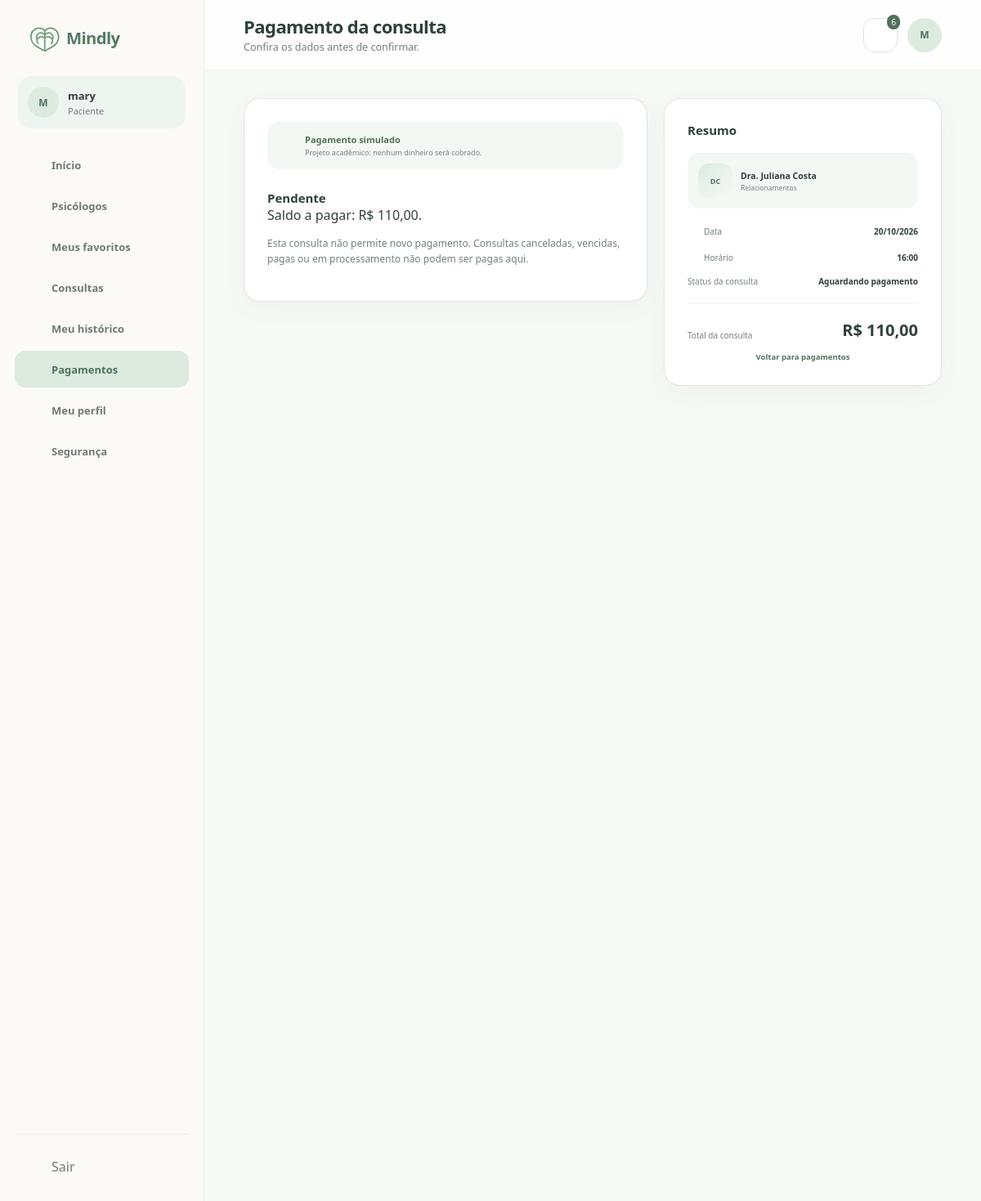
Before: /view/pagamentoConsulta.php?consulta_id=63 (signed in) with the older database file.
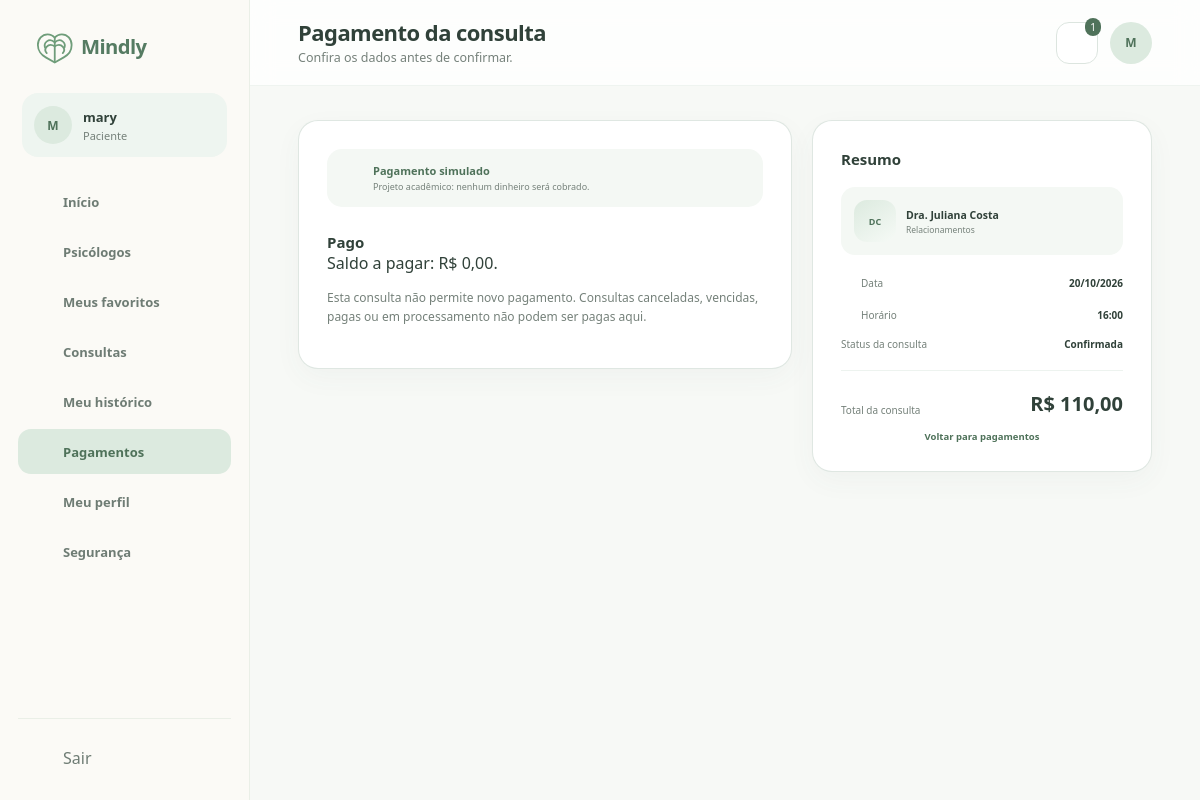
After: the same page with the newer database file.
### tables this page shows
CREATE TABLE `consultas` (
  `id` bigint(20) UNSIGNED NOT NULL,
  `horario_id` bigint(20) UNSIGNED NOT NULL,
  `psicologo_id` bigint(20) UNSIGNED NOT NULL,
  `paciente_id` bigint(20) UNSIGNED NOT NULL,
  `consulta_origem_id` bigint(20) UNSIGNED DEFAULT NULL,
  `valor` decimal(10,2) NOT NULL,
  `modalidade` enum('online') NOT NULL DEFAULT 'online',
  `status` enum('aguardando_pagamento','confirmada','em_andamento','concluida','cancelada','nao_compareceu') NOT NULL DEFAULT 'aguardando_pagamento',
  `motivo_cancelamento` varchar(500) DEFAULT NULL,
  `cancelada_em` datetime DEFAULT NULL,
  `iniciada_em` datetime DEFAULT NULL,
  `encerrada_em` datetime DEFAULT NULL,
  `criado_em` timestamp NOT NULL DEFAULT current_timestamp(),
  `atualizado_em` timestamp NOT NULL DEFAULT current_timestamp() ON UPDATE current_timestamp(),
  `horario_ocupado_id` bigint(20) UNSIGNED GENERATED ALWAYS AS (case when `status` = 'cancelada' then NULL else `horario_id` end) STORED
);

CREATE TABLE `psicologos` (
  `usuario_id` bigint(20) UNSIGNED NOT NULL,
  `crp` varchar(24) NOT NULL,
  `nome_profissional` varchar(150) DEFAULT NULL,
  `area_atuacao` varchar(150) DEFAULT NULL,
  `biografia` text DEFAULT NULL,
  `abordagem` text DEFAULT NULL,
  `valor_consulta` decimal(10,2) NOT NULL DEFAULT 0.00,
  `duracao_padrao_minutos` smallint(5) UNSIGNED NOT NULL DEFAULT 50,
  `status_verificacao` enum('pendente','aprovado','rejeitado') NOT NULL DEFAULT 'pendente',
  `verificado_em` datetime DEFAULT NULL,
  `criado_em` timestamp NOT NULL DEFAULT current_timestamp(),
  `atualizado_em` timestamp NOT NULL DEFAULT current_timestamp() ON UPDATE current_timestamp()
);

CREATE TABLE `horarios_agenda` (
  `id` bigint(20) UNSIGNED NOT NULL,
  `psicologo_id` bigint(20) UNSIGNED NOT NULL,
  `inicio_em` datetime NOT NULL,
  `fim_em` datetime NOT NULL,
  `status` enum('livre','reservado','bloqueado') NOT NULL DEFAULT 'livre',
  `criado_em` timestamp NOT NULL DEFAULT current_timestamp(),
  `atualizado_em` timestamp NOT NULL DEFAULT current_timestamp() ON UPDATE current_timestamp()
);

### view/componentes/componentes.php (the view, shortened to what the changed rows need)
<?php
function icon($name, $class = '')
{
    $svg = $icons[$name] ?? $icons['home'];
    return '<svg class="icone ' . $class . '" viewBox="0 0 24 24" aria-hidden="true">' . $svg . '</svg>';
}
function navItems($perfil)
{
    if ($perfil === 'paciente')
        return [
            ['dashboardPaciente.php', 'home', 'Início', 'inicio'],
            ['buscarPsicologos.php', 'search', 'Psicólogos', 'psicologos'],
            ['meusFavoritos.php', 'heart', 'Meus favoritos', 'favoritos'],
            ['minhasConsultas.php', 'calendar', 'Consultas', 'consultas'],
            ['prontuarioPaciente.php', 'file', 'Meu histórico', 'historico'],
            ['pagamentosPaciente.php', 'wallet', 'Pagamentos', 'pagamentos'],
            ['perfilPaciente.php', 'user', 'Meu perfil', 'perfil'],
            ['alterarSenha.php', 'lock', 'Segurança', 'seguranca'],
        ];
    return [
        ['dashboardAdmin.php', 'home', 'Visão geral', 'inicio'],
        ['usuariosAdmin.php', 'users', 'Usuários', 'usuarios'],
        ['atendimentosAdmin.php', 'video', 'Atendimentos', 'atendimentos'],
        ['relatoriosAdmin.php', 'chart', 'Relatórios', 'relatorios'],
    ];
}
function abrirLayout($perfil, $ativo, $titulo, $subtitulo, $nome)
{
    global $currentUser, $d;
    $iniciais = e(mb_strtoupper(mb_substr($currentUser['nome'], 0, 1)));
    echo '<div class="app">';
    foreach (navItems($perfil) as $item) {
        [$href, $ico, $label, $key] = $item;
        $classe = $key === $ativo ? 'item-menu ativo' : 'item-menu';
        echo '<a class="' . $classe . '" href="' . $href . '">' . icon($ico) . '<span>' . $label . '</span></a>';
    }
    echo '<main class="area-app">';
    echo '<header class="topbar"><div class="titulo-topbar"><h1>' . $titulo . '</h1><p>' . $subtitulo . '</p></div><div class="acoes-topbar"><details class="notificacoes"><summary class="botao-icone" aria-label="Notificações">' . icon('bell');
    if (!empty($d['notificacoes']))
        echo '<span class="contador-notificacoes">' . count($d['notificacoes']) . '</span>';
    echo '</summary><div class="painel-notificacoes"><h2>Notificações</h2>';
    echo '</div></details><span class="avatar">' . $iniciais . '</span></div></header>';
    echo '<section class="conteudo-app">';
}
function fecharLayout()
{
    echo '</section></main></div>';
}
?>

### view/pagamentoConsulta.php (shortened to what the changed rows need)
<?php require_once __DIR__ . '/../controller/Auth.php';
$currentUser = requireRole('paciente'); ?>
<?php require_once __DIR__ . '/../controller/DadosController.php';
$d = loadPageData(basename(__FILE__), $currentUser);
require_once __DIR__ . '/componentes/componentes.php';
require_once __DIR__ . '/componentes/dados.php'; ?>
<!DOCTYPE html>
<html lang="pt-BR">
<head>
    <link rel="stylesheet" href="../css/componentes.css">
    <link rel="stylesheet" href="../css/pagamentoConsulta.css">
</head>
<body>
    <?php abrirLayout('paciente', 'pagamentos', 'Pagamento da consulta', 'Confira os dados antes de confirmar.', $currentUser['nome']); ?>
    <?php $c = $d['consulta']; ?>
    <div class="checkout-grid">
        <section class="cartao pagamento-form">
            <div class="seguranca-topo"><?= icon('shield') ?>
                <div><strong>Pagamento simulado</strong><span>Projeto acadêmico: nenhum dinheiro será cobrado.</span></div>
            </div>
            <?php if ($c): ?>
                <h2><?= e($d['financeiro']['status']) ?></h2>
                <p>Saldo a pagar: <?= money($d['financeiro']['saldo']) ?>.</p>
                <?php if ($d['financeiro']['pode_pagar']): ?>
                    <form method="post" action="../processamento/paciente.php" class="form-operacao">
                        <?php operationFields('pagar_consulta'); ?>
                        <input type="hidden" name="consulta_id" value="<?= (int) $c['id'] ?>">
                        <label><input type="checkbox" name="confirmacao" value="1" required> Confirmo o pagamento simulado desta consulta.</label>
                        <button class="botao botao-principal confirmar">Confirmar pagamento simulado</button>
                    </form>
                <?php else: emptyState('Esta consulta não permite novo pagamento. Consultas canceladas, vencidas, pagas ou em processamento não podem ser pagas aqui.'); endif; ?>
            <?php else: emptyState('Selecione uma consulta na área de pagamentos.'); endif; ?>
        </section>
        <aside class="cartao resumo-checkout">
            <h2>Resumo</h2>
            <div class="prof"><span class="avatar-foto"><?= e(initials($c['psicologo_nome'] ?? '')) ?></span>
                <div>
                    <strong><?= e($c['psicologo_nome'] ?? 'Nenhuma consulta selecionada') ?></strong><small><?= e($c['area_atuacao'] ?? '') ?></small>
                </div>
            </div>
            <div class="resumo-linha"><span><?= icon('calendar') ?>
                    Data</span><strong><?= dateLabel($c['inicio_em'] ?? null, 'd/m/Y') ?></strong></div>
            <div class="resumo-linha"><span><?= icon('clock') ?>
                    Horário</span><strong><?= dateLabel($c['inicio_em'] ?? null, 'H:i') ?></strong></div>
            <div class="resumo-linha"><span>Status da
                    consulta</span><strong><?= $c ? e(statusLabel($c['status'])) : '—' ?></strong></div>
            <div class="total"><span>Total da consulta</span><strong><?= $c ? money($c['valor']) : '—' ?></strong></div>
        </aside>
    </div>
    <?php fecharLayout(); ?>
</body>
</html>

Changed rows visible on the page:
changed consultas "Relacionamentos": status "Aguardando pagamento" → "Confirmada"
Other visible differences:
count($d['notificacoes']): "6" → "1"
$d['financeiro']['status']: "Pendente" → "Pago"
money($d['financeiro']['saldo']): "R$ 110,00" → "R$ 0,00"
